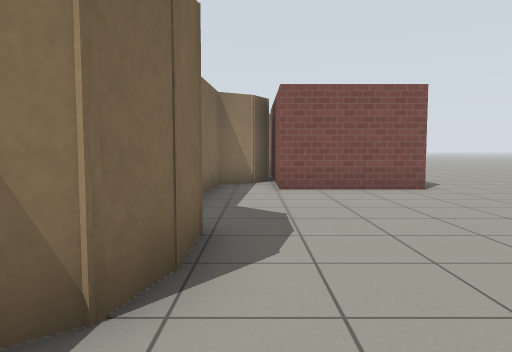
[1] (above)

17 first-person views from a walk through a Gazebo world. The camera is 0.94 m above the floor, tilts 4° down and sees 70° across. The floor is counted in squares, 1 m on a side. Each view is taken from the middle of a square. On the plan, view 1 faces up. The plan holds only what a view shows up to about 13 squares ahead; the rest is blank. The place goes on beyond the plan. Simple patterns stand in for the simulator's built-in surfaces.

[2]
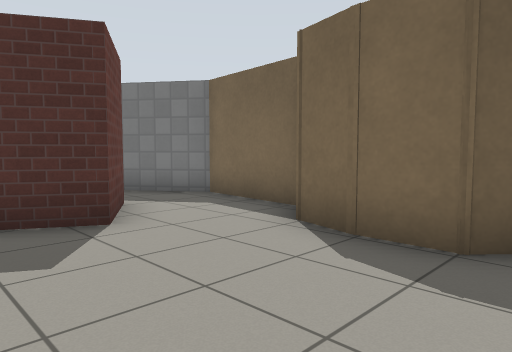

[3]
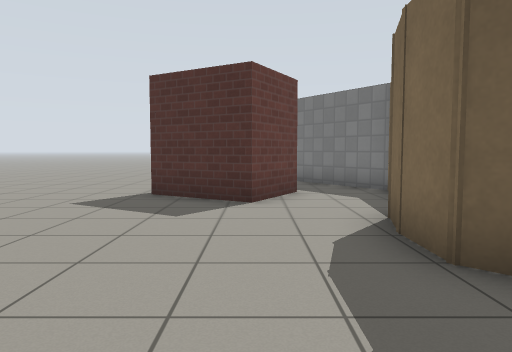

[4]
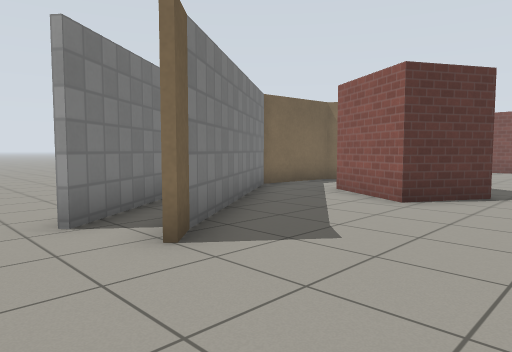

[5]
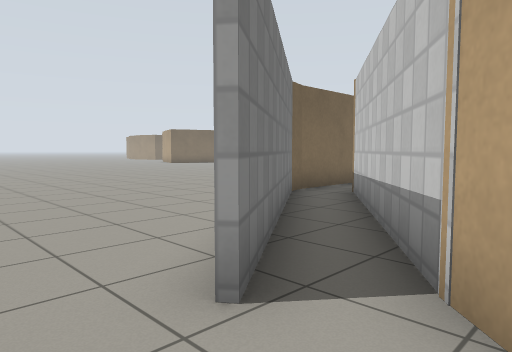

[6]
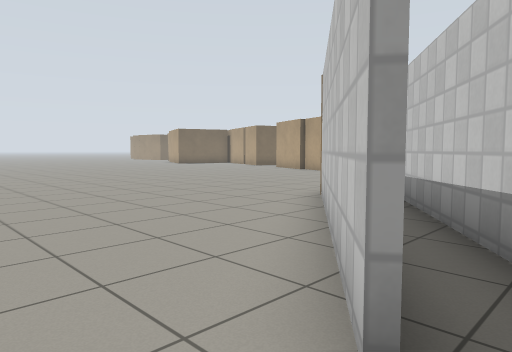

[7]
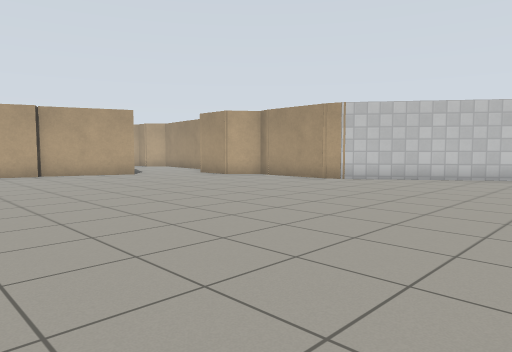

[8]
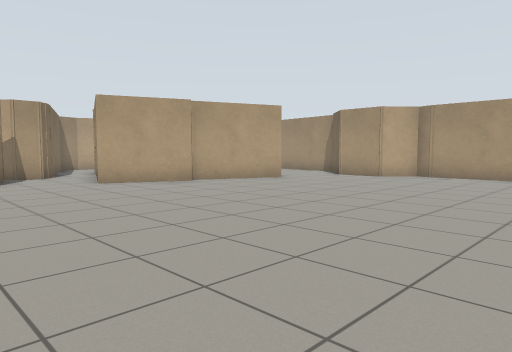

[9]
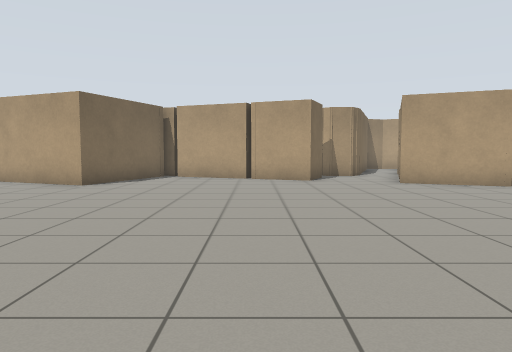

[10]
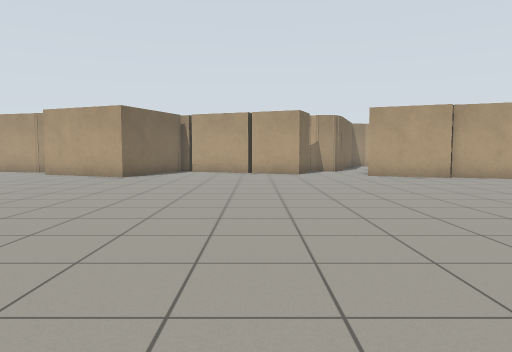

[11]
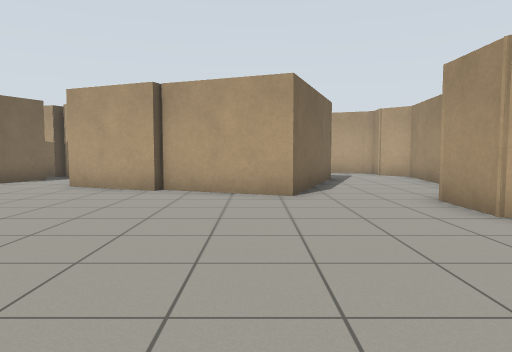

[12]
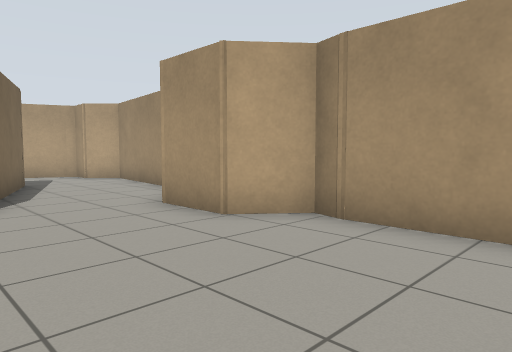

[13]
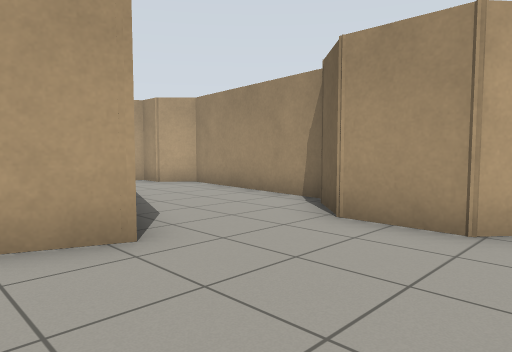

[14]
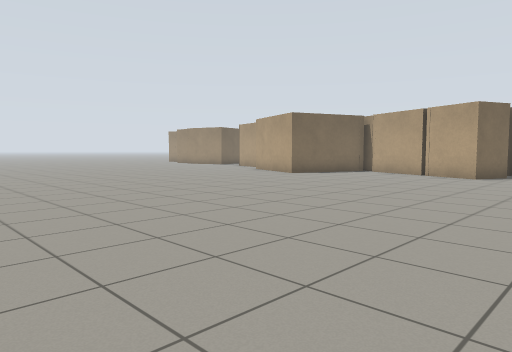

[15]
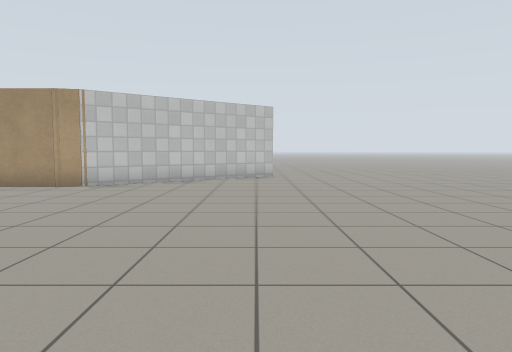

[16]
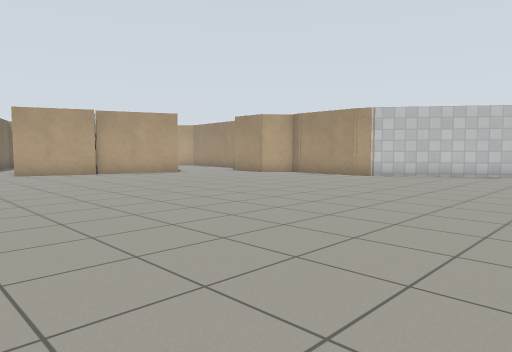

[17]
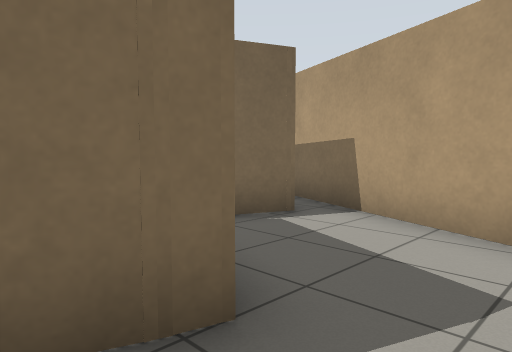

### Floor plan
Points are (right, up) in squares from view 1. A wall is a line through its corners. A room is listed if a view was taken in it or the views show most of it. See-through windows are left out.
Room 1 (view 1)
walls: (0.9, -1.8) (0.1, -1.3) (1.1, 0.5); (-0.9, 1.9) (-1.9, 1.2) (-2.1, -1.6) (-0.4, -4)
ways out: opening at (0, 1) to room 2; opening at (1, -3) to room 2
Room 2 (views 2, 3, 4, 5, 6)
walls: (1.1, 0.5) (3.2, -0.8) (2.2, -2.5) (0.9, -1.8); (-0.6, 3) (-0.9, 1.9); (-1, 4.4) (-0.6, 4) (-0.6, 2.8); (4.1, 8.8) (0.6, 8.8) (0.6, 10.5); (-0.4, -4) (1.4, -6.6); (1.3, -6.4) (1.9, -7.1); (-0.1, 10.4) (-1.1, 9.9) (-1.3, 7.8); (1.7, -7.1) (1.2, -6.5)
ways out: opening at (0, 1) to room 1; opening at (1, -3) to room 1; opening at (-0.5, -8.5) to room 3
Room 3 (views 7, 8, 9, 10, 11, 12, 13, 14, 15, 16, 17)
walls: (-3.7, 0.5) (-3.5, 1.2) (-4.6, 2.1) (-4.6, 3.8) (-3.5, 4.9); (-3.5, -2.7) (-3.7, -1.9); (-14.7, 8.7) (-15.3, 7.4) (-19.6, 9.2); (-13.4, 9.3) (-14.3, 9.3); (-3.1, 5) (-2.5, 10) (-3.3, 10.8) (-3.3, 11.7) (-3.7, 11.9); (-20.4, 9.1) (-21.7, 5.8) (-23.6, 6.5); (-5.4, 9.3) (-7.2, 4.5) (-10.3, 5.7) (-10.4, 5.5) (-12.9, 6.5) (-11.8, 9.2); (-5.5, 9.4) (-5.6, 8.8); (-7.6, 12.5) (-8, 11.5); (0.3, -7.6) (-3.7, -2.3) (-3.7, 0.9); (-3.3, 11.7) (-8.8, 13.9)
ways out: opening at (-0.5, -8.5) to room 2

Where each view was taken, in squares from view 1:
view 1: 0 up, 0 right, facing up
view 2: 5 up, 3 right, facing down-left
view 3: 7 up, 1 right, facing down
view 4: 9 down, 5 right, facing up-left
view 5: 9 down, 2 right, facing up-left
view 6: 9 down, 1 right, facing up-left
view 7: 9 down, 14 left, facing up-right
view 8: 4 down, 17 left, facing up-right
view 9: 4 down, 17 left, facing up
view 10: 7 down, 17 left, facing up
view 11: 3 down, 8 left, facing up
view 12: 2 down, 8 left, facing up-right
view 13: 1 up, 9 left, facing up-right
view 14: 6 down, 12 left, facing up-left
view 15: 7 down, 13 left, facing right
view 16: 9 down, 16 left, facing up-right
view 17: 8 up, 4 left, facing up-left
